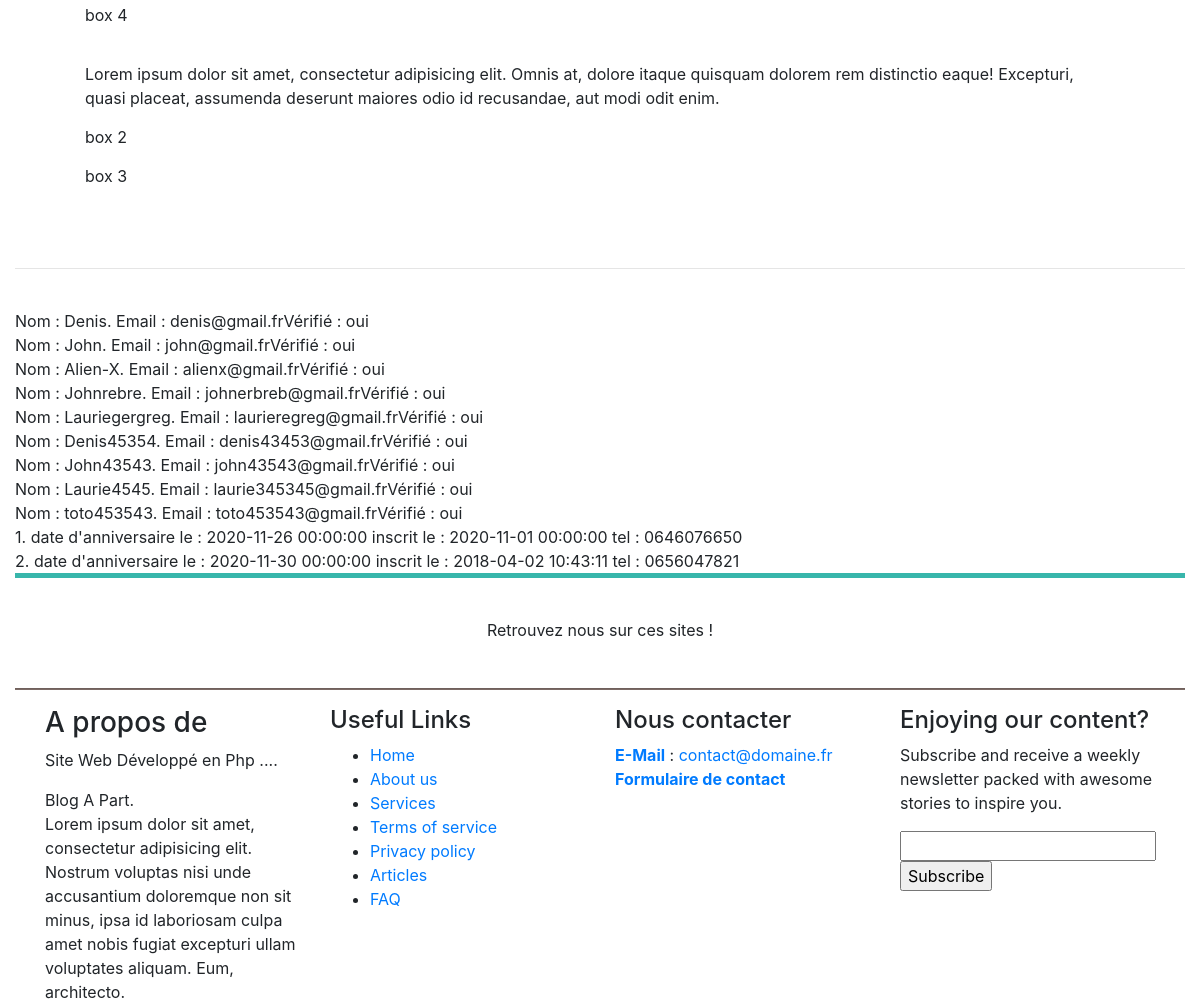
The page /old_pages/profil.php (middle part) on the database as committed earlier.
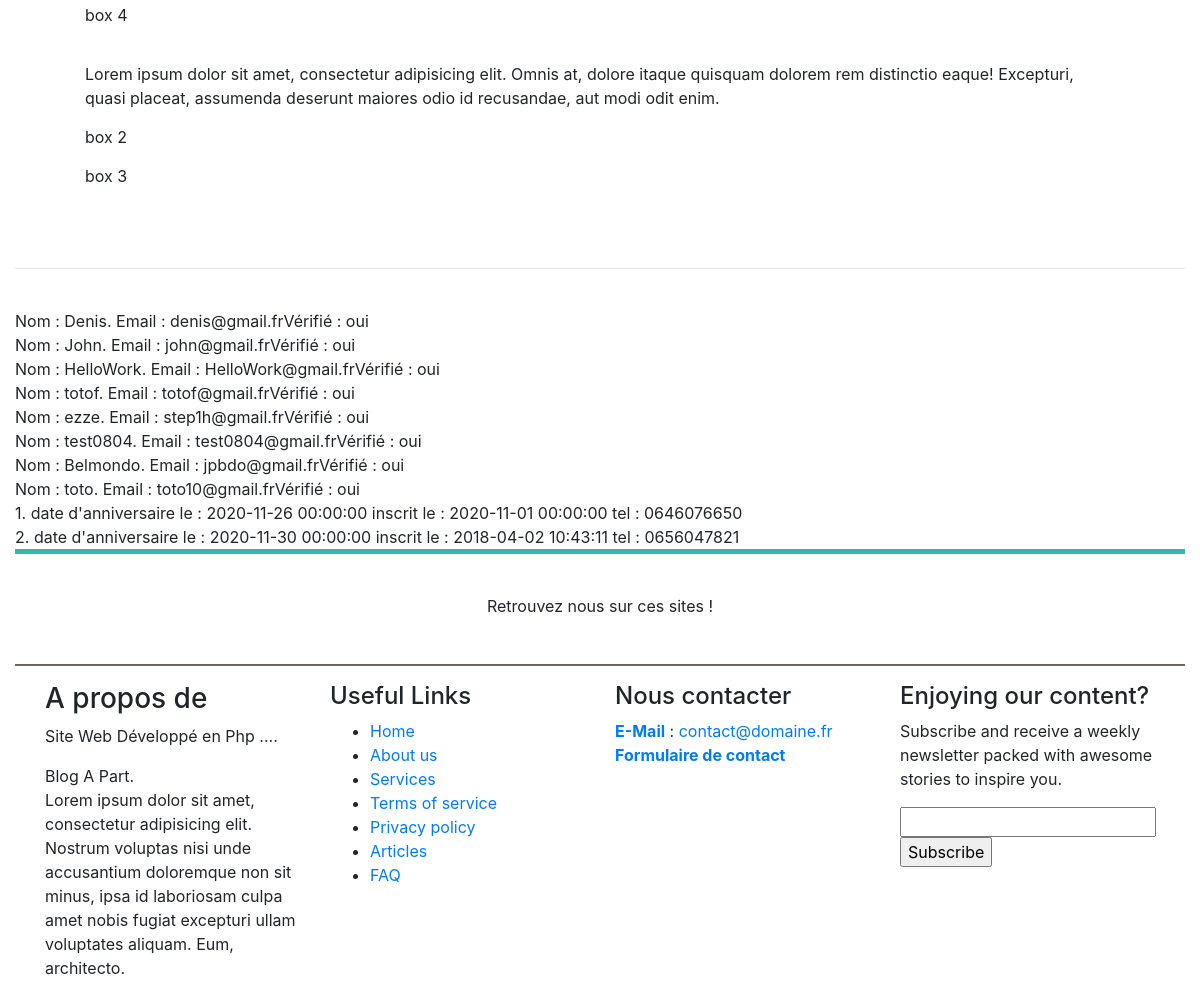
The same page on the database as committed later.
### tables this page shows
CREATE TABLE `users` (
  `id` int(11) NOT NULL,
  `name` varchar(255) NOT NULL,
  `email` varchar(255) DEFAULT NULL,
  `password` varchar(255) NOT NULL,
  `is_verified` tinyint(1) NOT NULL DEFAULT '0',
  `age` int(11) DEFAULT NULL,
  `users_infos_id` int(11) DEFAULT NULL,
  `user_address_id` int(11) NOT NULL,
  `roles_id` int(11) NOT NULL DEFAULT '4',
  `pseudo` varchar(255) DEFAULT NULL,
  `phrase` varchar(50) DEFAULT NULL,
  `avatar` varchar(255) DEFAULT NULL,
  `notes_id` int(11) DEFAULT NULL,
  `espece_id` int(11) DEFAULT NULL
);

CREATE TABLE `users_infos` (
  `id` int(11) NOT NULL,
  `users_id` int(11) NOT NULL,
  `is_valid` tinyint(1) NOT NULL,
  `birth` datetime DEFAULT NULL,
  `date_inscription` datetime DEFAULT NULL,
  `phone` varchar(50) DEFAULT NULL
);

### old_pages/profil.php (the view, shortened to what this page needs)
<?php
require_once('config/functions.php');
?>
<!DOCTYPE html>
<html lang="fr">
<head>
</head>
<body class="layout with-sidenav">
    <div class="container-fluid">
        <hr><br>
        <div id="notes" class="container shadow-1 rounded-2 bd-solid bd-3">
            <div class="notes">
                <div id="notes-div" class="grix xs1 sm2 ">
                    <div class="grix xs3 shadow-1 rounded-2 bd-blue bd-solid bd-3 ">
                        <div>box 4</div>
                    </div>
                    <div class="grix xs3 shadow-1 rounded-2 bd-blue bd-solid bd-3">
                        <div>Lorem ipsum dolor sit amet, consectetur adipisicing elit. Omnis at, dolore itaque quisquam dolorem rem distinctio eaque! Excepturi, quasi placeat, assumenda deserunt maiores odio id recusandae, aut modi odit enim.</div>
                        <div>box 2</div>
                        <div>box 3</div>
                    </div>
                </div>
            </div>
        </div>
        <br>
        <hr><br>
        <?php
        $req = $bdd->query('SELECT * FROM users_infos');
        $req2 = $bdd->query('SELECT * FROM users WHERE is_verified = 1 ');
        while ($reqUserData = $req2->fetch()) {
            echo "Nom : "  . $reqUserData['name'] . ". Email : "  . $reqUserData['email'] . "Vérifié : oui <br/> ";
        }
        while ($resultat = $req->fetch()) {
            echo $resultat['users_id'] . ". date d'anniversaire le : " . $resultat['birth'] . " inscrit le : " . $resultat['date_inscription'] . " tel : " . $resultat['phone'] . "<br/>";
        }
        ?>
        <?php
        include("src/Views/common/footer.php");
        ?>
    </div>
</body>
</html>

Rows that differ between the two databases and show on the page:
removed users: name "Alien-X", email "alienx@gmail.fr"
removed users: name "Johnrebre", email "johnerbreb@gmail.fr"
removed users: name "Lauriegergreg", email "laurieregreg@gmail.fr"
removed users: name "Denis45354", email "denis43453@gmail.fr"
removed users: name "John43543", email "john43543@gmail.fr"
removed users: name "Laurie4545", email "laurie345345@gmail.fr"
removed users: name "toto453543", email "toto453543@gmail.fr"
added users: name "HelloWork", email "HelloWork@gmail.fr"
added users: name "totof", email "totof@gmail.fr"
added users: name "ezze", email "step1h@gmail.fr"
added users: name "test0804", email "test0804@gmail.fr"
added users: name "Belmondo", email "jpbdo@gmail.fr"
added users: name "toto", email "toto10@gmail.fr"
